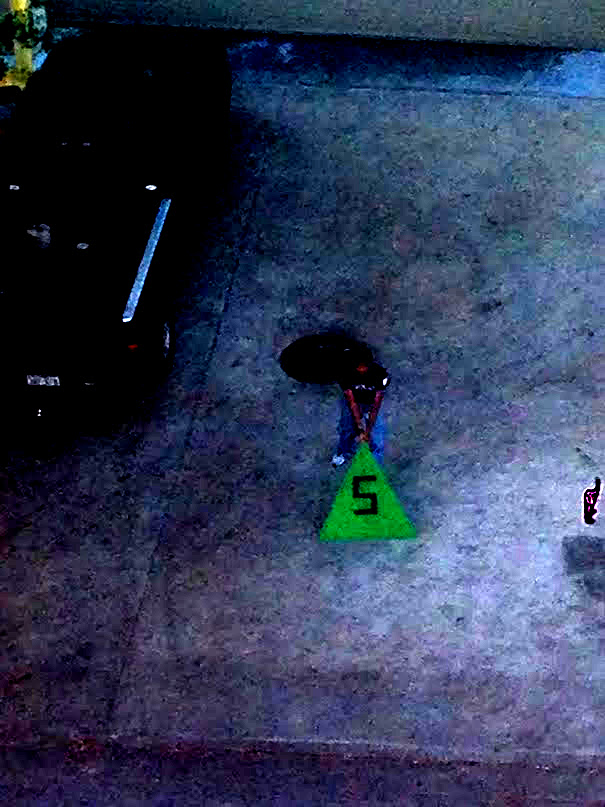
//> input picture OpenCV/OpenCV/test.jpg, 605 x 807 px
$ ./DetectionByContours   (built with g++ and OpenCV 4)
//> lines starting //> are read from the running program, lines starting //| are printed output that depends on the picture; after the words box and inside, x2 and y2 are one past the last pixel; in counts of white or black regions, pixels touching at a corner belong together
#include <iostream>
#include "opencv2/highgui/highgui.hpp"
#include "opencv2/opencv.hpp"
#include "opencv2/imgproc/imgproc.hpp"

using namespace cv;
using namespace std;

int main(int argc, char** argv)
{

	IplImage* img = cvLoadImage("test.jpg");
//> img is the input picture: 807 rows x 605 cols, CV_8UC3; mean B, G, R 85.5, 57.5, 46.7

	//show the original image
	cvNamedWindow("Raw");
	cvShowImage("Raw", img);

	//converting the original image into grayscale
	IplImage* imgGrayScale = cvCreateImage(cvGetSize(img), 8, 1);
	cvCvtColor(img, imgGrayScale, CV_BGR2GRAY);
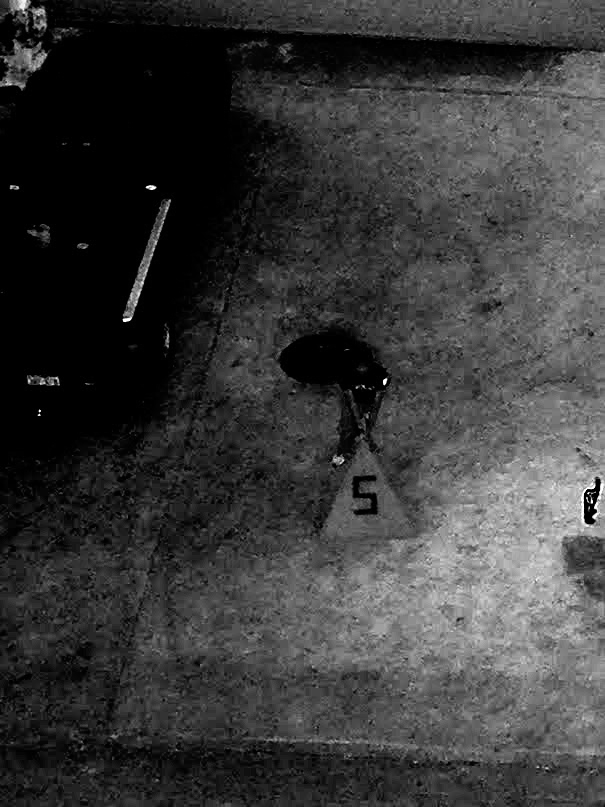
//> imgGrayScale: 807 rows x 605 cols, CV_8UC1; min 0, max 255, mean 57.4

	//thresholding the grayscale image to get better results
	cvThreshold(imgGrayScale, imgGrayScale, 128, 255, CV_THRESH_BINARY);
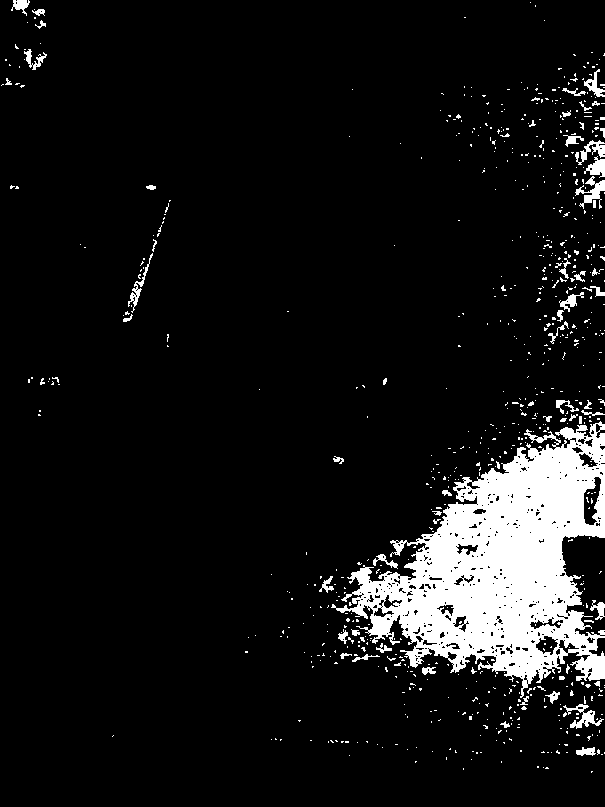
//> imgGrayScale: 807 rows x 605 cols, CV_8UC1; 8.7% white; 746 white regions (684 under 20 px)

	CvSeq* contours;  //hold the pointer to a contour in the memory block
	CvSeq* result;   //hold sequence of points of a contour
	CvMemStorage *storage = cvCreateMemStorage(0); //storage area for all contours

	//finding all contours in the image
	cvFindContours(imgGrayScale, storage, &contours, sizeof(CvContour), CV_RETR_LIST, CV_CHAIN_APPROX_SIMPLE, cvPoint(0, 0));
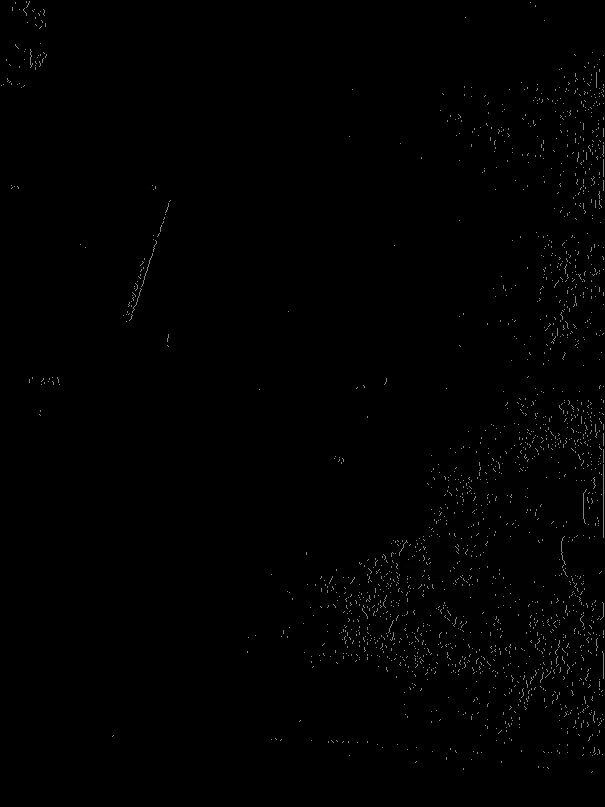
//> imgGrayScale: 807 rows x 605 cols, CV_8UC1; 8.68% of pixels changed, all inside (x1, y1, x2, y2) = (1, 0, 605, 773)
//> contours = 1145 contours, 1063 with area under 20; largest, box (x1, y1, x2, y2) and area: (331, 421, 604, 698) 36935, (583, 476, 602, 526) 540, (535, 635, 559, 656) 284, (563, 704, 604, 729) 277, (575, 176, 604, 209) 264

	//iterating through each contour
	while (contours)
	{
		//obtain a sequence of points of contour, pointed by the variable 'contour'
		result = cvApproxPoly(contours, sizeof(CvContour), storage, CV_POLY_APPROX_DP, cvContourPerimeter(contours)*0.02, 0);

		//if there are 3  vertices  in the contour(It should be a triangle)
		if (result->total == 3)
		{
			//iterating through each point
			CvPoint *pt[3];
			for (int i = 0; i<3; i++){
				pt[i] = (CvPoint*)cvGetSeqElem(result, i);
			}

			//drawing lines around the triangle
			cvLine(img, *pt[0], *pt[1], cvScalar(255, 0, 0), 4);
			cvLine(img, *pt[1], *pt[2], cvScalar(255, 0, 0), 4);
			cvLine(img, *pt[2], *pt[0], cvScalar(255, 0, 0), 4);

		}

		//if there are 4 vertices in the contour(It should be a quadrilateral)
		else if (result->total == 4)
		{
			//iterating through each point
			CvPoint *pt[4];
			for (int i = 0; i<4; i++){
				pt[i] = (CvPoint*)cvGetSeqElem(result, i);
			}

			//drawing lines around the quadrilateral
			cvLine(img, *pt[0], *pt[1], cvScalar(0, 255, 0), 4);
			cvLine(img, *pt[1], *pt[2], cvScalar(0, 255, 0), 4);
			cvLine(img, *pt[2], *pt[3], cvScalar(0, 255, 0), 4);
			cvLine(img, *pt[3], *pt[0], cvScalar(0, 255, 0), 4);
		}

		//if there are 7  vertices  in the contour(It should be a heptagon)
		else if (result->total == 7)
		{
			//iterating through each point
			CvPoint *pt[7];
			for (int i = 0; i<7; i++){
				pt[i] = (CvPoint*)cvGetSeqElem(result, i);
			}

			//drawing lines around the heptagon
			cvLine(img, *pt[0], *pt[1], cvScalar(0, 0, 255), 4);
			cvLine(img, *pt[1], *pt[2], cvScalar(0, 0, 255), 4);
			cvLine(img, *pt[2], *pt[3], cvScalar(0, 0, 255), 4);
			cvLine(img, *pt[3], *pt[4], cvScalar(0, 0, 255), 4);
			cvLine(img, *pt[4], *pt[5], cvScalar(0, 0, 255), 4);
			cvLine(img, *pt[5], *pt[6], cvScalar(0, 0, 255), 4);
			cvLine(img, *pt[6], *pt[0], cvScalar(0, 0, 255), 4);
		}

		//obtain the next contour
		contours = contours->h_next;
	}
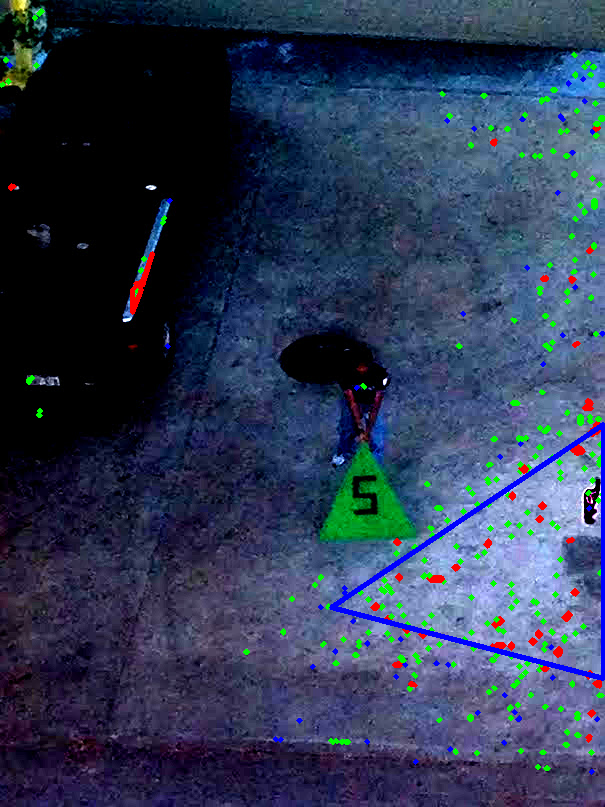
//> img: 807 rows x 605 cols, CV_8UC3; mean B, G, R 83.2, 57, 44.8
//> after the loop, result = 1 contour; box (x1, y1, x2, y2) and area: (11, 1, 30, 16) 109; contours = 0 contours

	//show the image in which identified shapes are marked
	cvNamedWindow("Tracked");
	cvShowImage("Tracked", img);

	cvWaitKey(0); //wait for a key press

	//cleaning up
	cvDestroyAllWindows();
	cvReleaseMemStorage(&storage);
	cvReleaseImage(&img);
	cvReleaseImage(&imgGrayScale);

	return 0;
}
